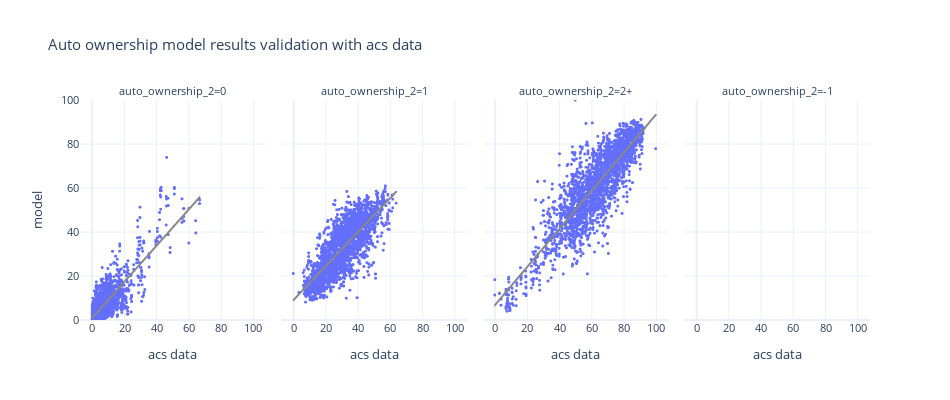

Source (notebook cell):
### Code cell
df_plot = pd.pivot(bg_auto_ownership, index=['block_group_id','auto_ownership_2'], columns='source', values='percentage').reset_index()



fig = px.scatter(df_plot, x="acs data", y="model", trendline="ols", trendline_color_override='rgb(136, 136, 136)',
                 template="plotly_white",
                 facet_col='auto_ownership_2', height=400, width=1000,
                 title="Auto ownership model results validation with acs data")
fig.update_xaxes(dtick=20)
fig.update_yaxes(dtick=20,range=[0, 100])
fig.update_traces(marker_size=3)
fig.update_layout(height=400, width=950, font=dict(size=11))
fig.show()

### Figure 1 — Plotly figure (JSON) as saved in the notebook; plotly's stock layout.template omitted (floating-point values rounded to 4 significant figures; data arrays with more than 128 entries replaced by an {"elided": "..."} marker saying what was removed)
{"data": [{"hovertemplate": "auto_ownership_2=0<br>acs data=%{x}<br>model=%{y}<extra></extra>", "legendgroup": "", "marker": {"color": "#636efa", "size": 3, "symbol": "circle"}, "mode": "markers", "name": "", "showlegend": false, "type": "scattergl", "x": {"elided": "2641 float values"}, "xaxis": "x", "y": {"elided": "2641 float values"}, "yaxis": "y"}, {"hovertemplate": "<b>OLS trendline</b><br>model = 0.822999 * acs data + 0.919045<br>R<sup>2</sup>=0.720713<br><br>auto_ownership_2=0<br>acs data=%{x}<br>model=%{y} <b>(trend)</b><extra></extra>", "legendgroup": "", "line": {"color": "rgb(136, 136, 136)"}, "marker": {"color": "#636efa", "size": 3, "symbol": "circle"}, "mode": "lines", "name": "", "showlegend": false, "type": "scattergl", "x": {"elided": "2629 float values"}, "xaxis": "x", "y": {"elided": "2629 float values"}, "yaxis": "y"}, {"hovertemplate": "auto_ownership_2=1<br>acs data=%{x}<br>model=%{y}<extra></extra>", "legendgroup": "", "marker": {"color": "#636efa", "size": 3, "symbol": "circle"}, "mode": "markers", "name": "", "showlegend": false, "type": "scattergl", "x": {"elided": "2641 float values"}, "xaxis": "x2", "y": {"elided": "2641 float values"}, "yaxis": "y2"}, {"hovertemplate": "<b>OLS trendline</b><br>model = 0.772301 * acs data + 8.96062<br>R<sup>2</sup>=0.632200<br><br>auto_ownership_2=1<br>acs data=%{x}<br>model=%{y} <b>(trend)</b><extra></extra>", "legendgroup": "", "line": {"color": "rgb(136, 136, 136)"}, "marker": {"color": "#636efa", "size": 3, "symbol": "circle"}, "mode": "lines", "name": "", "showlegend": false, "type": "scattergl", "x": {"elided": "2633 float values"}, "xaxis": "x2", "y": {"elided": "2633 float values"}, "yaxis": "y2"}, {"hovertemplate": "auto_ownership_2=2+<br>acs data=%{x}<br>model=%{y}<extra></extra>", "legendgroup": "", "marker": {"color": "#636efa", "size": 3, "symbol": "circle"}, "mode": "markers", "name": "", "showlegend": false, "type": "scattergl", "x": {"elided": "2641 float values"}, "xaxis": "x3", "y": {"elided": "2641 float values"}, "yaxis": "y3"}, {"hovertemplate": "<b>OLS trendline</b><br>model = 0.865359 * acs data + 6.69698<br>R<sup>2</sup>=0.753150<br><br>auto_ownership_2=2+<br>acs data=%{x}<br>model=%{y} <b>(trend)</b><extra></extra>", "legendgroup": "", "line": {"color": "rgb(136, 136, 136)"}, "marker": {"color": "#636efa", "size": 3, "symbol": "circle"}, "mode": "lines", "name": "", "showlegend": false, "type": "scattergl", "x": {"elided": "2634 float values"}, "xaxis": "x3", "y": {"elided": "2634 float values"}, "yaxis": "y3"}, {"hovertemplate": "auto_ownership_2=-1<br>acs data=%{x}<br>model=%{y}<extra></extra>", "legendgroup": "", "marker": {"color": "#636efa", "size": 3, "symbol": "circle"}, "mode": "markers", "name": "", "showlegend": false, "type": "scattergl", "x": [null, null, null, null, null, null, null, null], "xaxis": "x4", "y": [null, null, null, null, null, null, null, null], "yaxis": "y4"}, {"hovertemplate": "auto_ownership_2=-1<extra></extra>", "legendgroup": "", "line": {"color": "rgb(136, 136, 136)"}, "marker": {"color": "#636efa", "size": 3, "symbol": "circle"}, "mode": "lines", "name": "", "showlegend": false, "type": "scattergl", "xaxis": "x4", "yaxis": "y4"}], "layout": {"annotations": [{"font": {}, "showarrow": false, "text": "auto_ownership_2=0", "x": 0.1175, "xanchor": "center", "xref": "paper", "y": 1.0, "yanchor": "bottom", "yref": "paper"}, {"font": {}, "showarrow": false, "text": "auto_ownership_2=1", "x": 0.3725, "xanchor": "center", "xref": "paper", "y": 1.0, "yanchor": "bottom", "yref": "paper"}, {"font": {}, "showarrow": false, "text": "auto_ownership_2=2+", "x": 0.6275, "xanchor": "center", "xref": "paper", "y": 1.0, "yanchor": "bottom", "yref": "paper"}, {"font": {}, "showarrow": false, "text": "auto_ownership_2=-1", "x": 0.8825, "xanchor": "center", "xref": "paper", "y": 1.0, "yanchor": "bottom", "yref": "paper"}], "font": {"size": 11}, "height": 400, "legend": {"tracegroupgap": 0}, "title": {"text": "Auto ownership model results validation with acs data"}, "width": 950, "xaxis": {"anchor": "y", "domain": [0.0, 0.235], "dtick": 20, "title": {"text": "acs data"}}, "xaxis2": {"anchor": "y2", "domain": [0.255, 0.49], "dtick": 20, "matches": "x", "title": {"text": "acs data"}}, "xaxis3": {"anchor": "y3", "domain": [0.51, 0.745], "dtick": 20, "matches": "x", "title": {"text": "acs data"}}, "xaxis4": {"anchor": "y4", "domain": [0.765, 1.0], "dtick": 20, "matches": "x", "title": {"text": "acs data"}}, "yaxis": {"anchor": "x", "domain": [0.0, 1.0], "dtick": 20, "range": [0, 100], "title": {"text": "model"}}, "yaxis2": {"anchor": "x2", "domain": [0.0, 1.0], "dtick": 20, "matches": "y", "range": [0, 100], "showticklabels": false}, "yaxis3": {"anchor": "x3", "domain": [0.0, 1.0], "dtick": 20, "matches": "y", "range": [0, 100], "showticklabels": false}, "yaxis4": {"anchor": "x4", "domain": [0.0, 1.0], "dtick": 20, "matches": "y", "range": [0, 100], "showticklabels": false}}}
